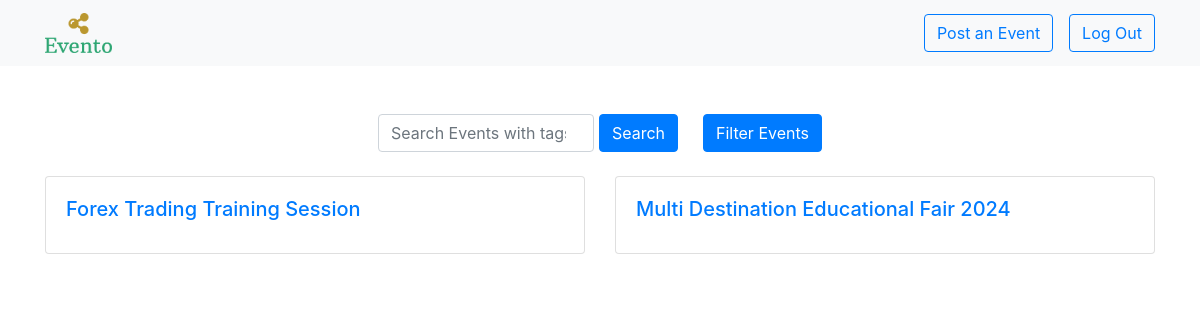
Page /dashboard (signed in) on the earlier database version.
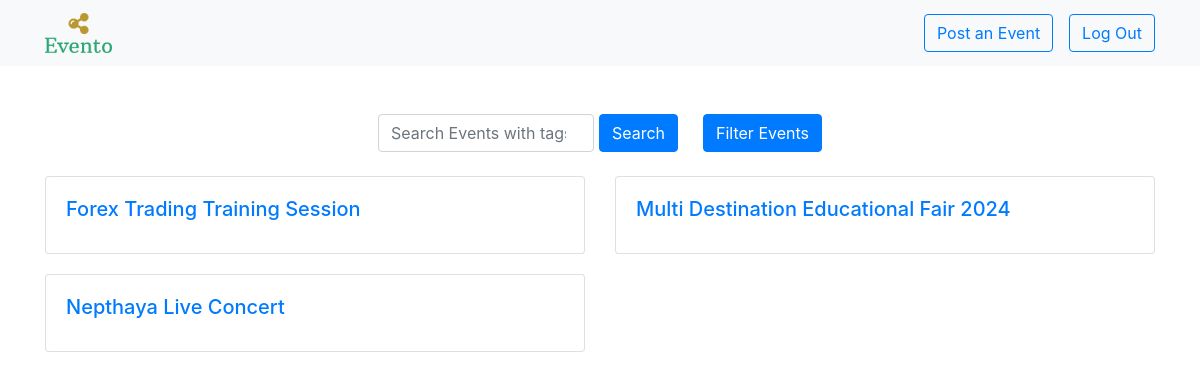
Same page on the later database version.
### app.py (models this page shows)
class Event(db.Model):
    id = db.Column(db.Integer, primary_key=True)
    eventname = db.Column(db.String(255), nullable=False)
    duration = db.Column(db.String(100), nullable=False)
    date = db.Column(db.String(100), nullable=False)
    location = db.Column(db.String(100), nullable=False)
    description = db.Column(db.String(1024), nullable=False)
    time = db.Column(db.String(100), nullable=False)
    organizer = db.Column(db.String(100), nullable=False)
    contactorganizer = db.Column(db.String(100), nullable=False)
    tags = db.Column(db.String(100), nullable=False)

### app.py (the view)
@app.route('/dashboard', methods=['GET', 'POST'])
@login_required
def dashboard():
    events = Event.query.all()
    return render_template('dashboard.html', events=events)

### app.py (called while the page is built)
@login_manager.user_loader
def load_user(user_id):
    return User.query.get(int(user_id))

### templates/dashboard.html (shortened to what this page needs)
<!DOCTYPE html>
<html lang="en">
<head>
    <link rel="stylesheet" href="https://cdn.jsdelivr.net/npm/bootstrap@4.3.1/dist/css/bootstrap.min.css">
</head>
<body>
    <nav class="navbar navbar-expand-lg navbar-light bg-light">
        <div class="container">
            <a class="navbar-brand" href="{{url_for('dashboard')}}">
                <img src="/static/logo/png/logo-no-background.png" height="40px" width="auto">
            </a>
            <div class="collapse navbar-collapse justify-content-end" id="navbarNav">
                <ul class="navbar-nav">
                    <li class="nav-item mr-3">
                        <button class="btn btn-outline-primary"><a href="{{url_for('post_event')}}">Post an Event</a></button>
                    </li>
                    <li class="nav-item">
                        <button class="btn btn-outline-primary"><a href="{{url_for('logout')}}">Log Out</a></button>
                    </li>
                </ul>
            </div>
        </div>
    </nav>
    <div class="container mt-5">
        <div style="display: flex; justify-content: center;">
            <div style="display: flex; justify-content: center;">
                <form action="{{ url_for('search') }}" method="POST">
                    <div class="form-outline" data-mdb-input-init style="width: 300px; display: flex;">
                        <input id="search-focus" type="search" class="form-control" name="search_query" placeholder="Search Events with tags" style="flex: 1;">
                        <button type="submit" class="btn btn-primary" style="margin-left: 5px;">Search</button>
                    </div>
                </form>
            </div>
            <button style="margin-left: 25px;" class="btn btn-primary">
                <a href="{{ url_for('filter_events') }}" style="color: white; text-decoration: none;">Filter Events</a>
            </button>
        </div>
        <br>
        <div class="row">
            {% for event in events %}
            <div class="col-md-6">
                <div class="card clickable-card" data-toggle="collapse" data-href="{{ url_for('event_details', event_id=event.id) }}">
                    <div class="card-body">
                        <h5 class="card-title"><a href="{{ url_for('event_details', event_id=event.id) }}">{{ event.eventname }}</a></h5>
                    </div>
                </div>
            </div>
            {% endfor %}
        </div>
    </div>
</body>
</html>

### templates/dashboard.html (style rules this page uses)
.card { margin-bottom: 20px; transition: transform 0.2s; }

Differences in the rows shown:
added Event: eventname "Nepthaya Live Concert"
